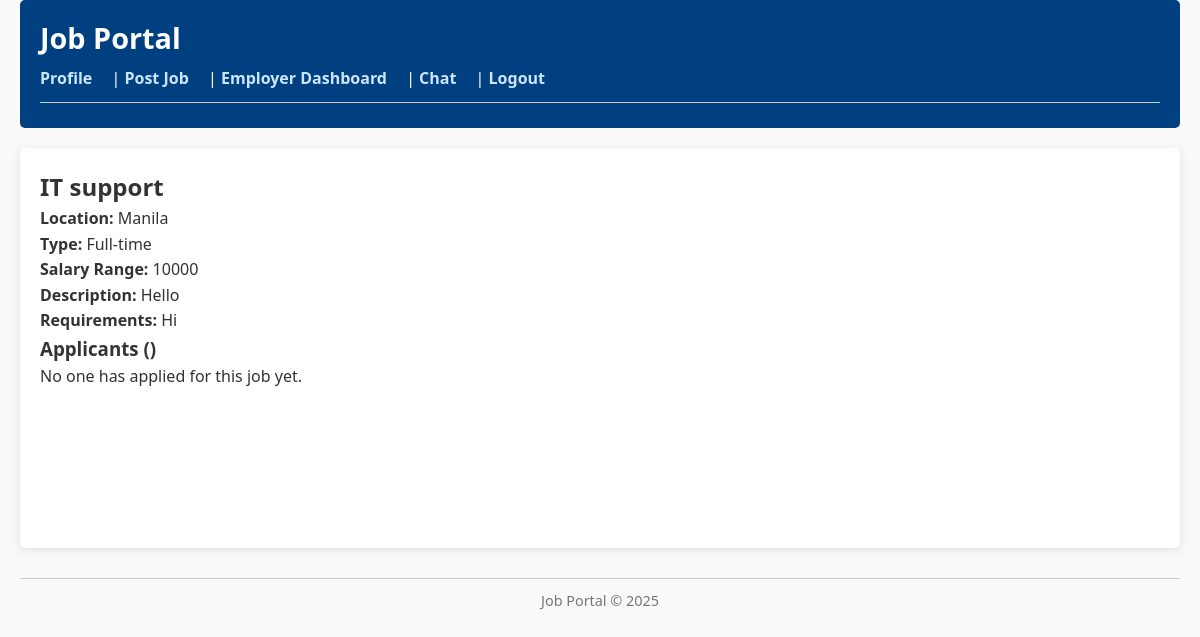
The app's page /users/employer-job/3/ (signed in) with its own data.
### jobs/models.py (models this page shows, shortened)
class Job(models.Model):
    JOB_TYPES = (
        ('FT', 'Full-time'),
        ('PT', 'Part-time'),
        ('HY', 'Hybrid'),
        ('RM', 'Remote'),
    )
    employer = models.ForeignKey(User, on_delete=models.CASCADE)
    title = models.CharField(max_length=255)
    description = models.TextField()
    requirements = models.TextField()
    salary_range = models.CharField(max_length=100)
    job_type = models.CharField(max_length=2, choices=JOB_TYPES)
    location = models.CharField(max_length=255)
    posted_at = models.DateTimeField(auto_now_add=True)

### users/views.py (the view, shortened to what this page needs)
# urls.py: path('<int:job_id>/', views.employer_job_detail, name='employer_job_detail'),
@login_required
def employer_job_detail(request, job_id):
    job = get_object_or_404(Job, id=job_id, employer=request.user)
    applications = job.jobapplication_set.all()  # Fetch all applications for this job
    return render(request, 'jobs/employer_job_detail.html', {
        'job': job,
        'applications': applications,
    })

### jobs/templates/jobs/employer_job_detail.html (shortened to what this page needs)
{% extends 'base.html' %}
{% block content %}
  <h2>{{ job.title }}</h2>
  <p><strong>Location:</strong> {{ job.location }}</p>
  <p><strong>Type:</strong> {{ job.get_job_type_display }}</p>
  <p><strong>Salary Range:</strong> {{ job.salary_range }}</p>
  <p><strong>Description:</strong> {{ job.description }}</p>
  <p><strong>Requirements:</strong> {{ job.requirements }}</p>
  <h3>Applicants ({{ applicants.count }})</h3>
  {% if applicants %}
    <ul id="applicant-list">
      {% for application in applicants %}
        <li id="applicant-{{ application.id }}">
          <strong>{{ application.applicant.username }}</strong> -
          {{ application.applicant.email }}
          <div style="margin-top: 5px;" id="status-{{ application.id }}">
            {% if application.status == 'pending' %}
              <button onclick="acceptApplication({{ application.id }})" class="btn btn-success">
                Accept
              </button>
              <a href="{% url 'messaging:start_conversation' application.applicant.id %}" class="btn btn-primary">
                Message
              </a>
            {% elif application.status == 'accepted' %}
              <span class="badge bg-success">Accepted</span>
            {% elif application.status == 'rejected' %}
              <span class="badge bg-danger">Rejected</span>
            {% endif %}
          </div>
        </li>
      {% endfor %}
    </ul>
  {% else %}
    <p>No one has applied for this job yet.</p>
  {% endif %}
{% endblock %}

### static/css/styles.css (style rules this page uses)
* { margin: 0; padding: 0; box-sizing: border-box; font-family: 'Segoe UI', Tahoma, Geneva, Verdana, sans-serif; }
body { background-color: #f9f9f9; color: #333; line-height: 1.6; padding: 0 20px; }

### records on screen
Job: title "IT support", location "Manila", job_type "Full-time", salary_range "10000", description "Hello", requirements "Hi"
